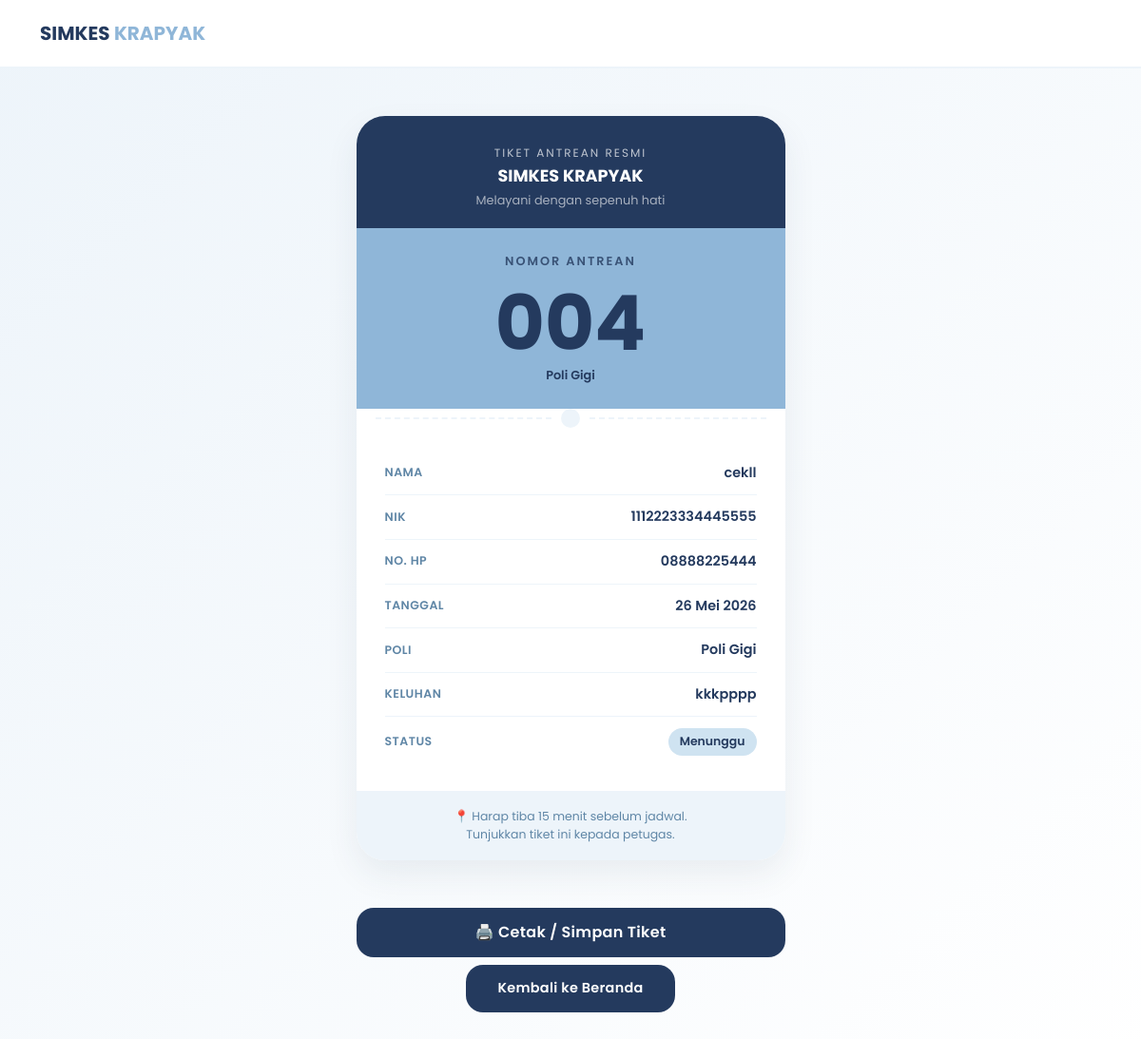
Page /tiket.php?nik=1112223334445555 on the committed database.
### tables this page shows
CREATE TABLE `booking` (
  `id_booking` int(11) NOT NULL,
  `nama` varchar(100) DEFAULT NULL,
  `nik` varchar(20) DEFAULT NULL,
  `no_hp` varchar(20) DEFAULT NULL,
  `tanggal` date DEFAULT NULL,
  `poli` varchar(50) DEFAULT NULL,
  `keluhan` text DEFAULT NULL,
  `nomor_antrian` int(11) DEFAULT NULL,
  `status` enum('menunggu','selesai') DEFAULT 'menunggu'
);

### tiket.php (the view, shortened to what this page needs)
<?php
include 'config/koneksi.php';
$nik = trim($_GET['nik']);
$stmt = mysqli_prepare($conn, "SELECT * FROM booking WHERE nik = ? ORDER BY id_booking DESC LIMIT 1");
if ($stmt) {
    mysqli_stmt_bind_param($stmt, 's', $nik);
    mysqli_stmt_execute($stmt);
    $result = mysqli_stmt_get_result($stmt);
    $data = mysqli_fetch_assoc($result);
} else {
    $data = false;
}
function formatTanggalIndonesia($tanggal)
{
    $bulan = [
        1 => 'Januari',
        2 => 'Februari',
        3 => 'Maret',
        4 => 'April',
        5 => 'Mei',
        6 => 'Juni',
        7 => 'Juli',
        8 => 'Agustus',
        9 => 'September',
        10 => 'Oktober',
        11 => 'November',
        12 => 'Desember',
    ];
    $ts = strtotime($tanggal);
    return date('d', $ts) . ' ' . $bulan[(int) date('n', $ts)] . ' ' . date('Y', $ts);
}
?>
<!DOCTYPE html>
<html lang="id">
<head>
    <link href="https://cdn.jsdelivr.net/npm/bootstrap@5.0.2/dist/css/bootstrap.min.css" rel="stylesheet">
</head>
<body>
<nav class="navbar navbar-expand-lg navbar-light custom-navbar no-print">
    <div class="container">
        <a class="navbar-brand" href="index.php">SIMKES <span style="color: var(--calm-ocean);">KRAPYAK</span></a>
    </div>
</nav>
<div class="container">
    <div class="row justify-content-center">
        <div class="col-md-6 col-lg-5">
            <div class="card-tiket">
                <div class="tiket-header">
                    <p class="label-kecil">Tiket Antrean Resmi</p>
                    <h5>SIMKES KRAPYAK</h5>
                    <p style="font-size:0.8rem; opacity:0.6; margin-top:5px; margin-bottom:0;">
                        Melayani dengan sepenuh hati
                    </p>
                </div>
                <div class="nomor-antrean-box">
                    <p class="label">Nomor Antrean</p>
                    <div class="angka"><?= str_pad($data['nomor_antrian'], 3, '0', STR_PAD_LEFT) ?></div>
                    <p style="font-size:0.8rem; color:var(--midnight-blue); margin:5px 0 0; font-weight:600;">
                        <?= htmlspecialchars($data['poli']) ?>
                    </p>
                </div>
                <div class="tiket-divider">
                    <div class="circle"></div>
                </div>
                <div class="tiket-body">
                    <div class="info-row">
                        <span class="info-label">Nama</span>
                        <span class="info-value"><?= htmlspecialchars($data['nama']) ?></span>
                    </div>
                    <div class="info-row">
                        <span class="info-label">NIK</span>
                        <span class="info-value"><?= htmlspecialchars($data['nik']) ?></span>
                    </div>
                    <div class="info-row">
                        <span class="info-label">No. HP</span>
                        <span class="info-value"><?= htmlspecialchars($data['no_hp']) ?></span>
                    </div>
                    <div class="info-row">
                        <span class="info-label">Tanggal</span>
                        <span class="info-value">
                            <?= formatTanggalIndonesia($data['tanggal']) ?>
                        </span>
                    </div>
                    <div class="info-row">
                        <span class="info-label">Poli</span>
                        <span class="info-value"><?= htmlspecialchars($data['poli']) ?></span>
                    </div>
                    <div class="info-row">
                        <span class="info-label">Keluhan</span>
                        <span class="info-value" style="max-width:180px;">
                            <?= htmlspecialchars($data['keluhan']) ?>
                        </span>
                    </div>
                    <div class="info-row">
                        <span class="info-label">Status</span>
                        <span class="badge-status"><?= htmlspecialchars($data['status']) ?></span>
                    </div>
                </div>
                <div class="tiket-footer">
                    📍 Harap tiba 15 menit sebelum jadwal. <br>
                    Tunjukkan tiket ini kepada petugas.
                </div>
            </div>
            <div class="d-flex flex-column align-items-center gap-2 mb-5 no-print">
                <button onclick="window.print()" class="btn-booking btn-full">
                    🖨️ Cetak / Simpan Tiket
                </button>
                <a href="index.php" class="btn-booking btn-back btn-half">
                    Kembali ke Beranda
                </a>
            </div>
        </div>
    </div>
</div>
</body>
</html>

### tiket.php (style rules this page uses)
:root { --cloud-blue: #EDF4FA; --powder-sky: #CFE3F1; --calm-ocean: #8FB6D8; --dusty-denim: #5F86A6; --midnight-blue: #243A5E; --white: #FFFFFF; }
body { font-family: 'Poppins', sans-serif; background: linear-gradient(135deg, var(--cloud-blue) 0%, var(--white) 100%); min-height: 100vh; color: var(--midnight-blue); }
.custom-navbar { background-color: var(--white) !important; padding: 15px 0; border-bottom: 2px solid var(--cloud-blue); }
.navbar-brand { color: var(--midnight-blue) !important; font-weight: 700; }
.card-tiket { border: none; border-radius: 30px; background: var(--white); box-shadow: 0 15px 35px rgba(36, 58, 94, 0.08); margin-top: 50px; margin-bottom: 50px; overflow: hidden; }
.tiket-header { background: var(--midnight-blue); color: var(--white); text-align: center; padding: 30px 20px 20px; }
.tiket-header .label-kecil { font-size: 0.75rem; letter-spacing: 2px; text-transform: uppercase; opacity: 0.7; margin-bottom: 5px; }
.tiket-header h5 { font-weight: 700; font-size: 1.1rem; margin: 0; }
.nomor-antrean-box { background: var(--calm-ocean); text-align: center; padding: 25px 20px; }
.nomor-antrean-box .label { font-size: 0.8rem; letter-spacing: 2px; text-transform: uppercase; color: var(--midnight-blue); font-weight: 600; opacity: 0.8; }
.nomor-antrean-box .angka { font-size: 5rem; font-weight: 700; color: var(--midnight-blue); line-height: 1; }
.tiket-divider { display: flex; align-items: center; padding: 0 20px; margin: 0; }
.tiket-divider::before, .tiket-divider::after { content: ''; flex: 1; border-top: 2px dashed var(--cloud-blue); }
.tiket-divider .circle { width: 20px; height: 20px; background: var(--cloud-blue); border-radius: 50%; margin: 0 10px; flex-shrink: 0; }
.tiket-body { padding: 25px 30px; }
.info-row { display: flex; justify-content: space-between; align-items: center; padding: 12px 0; border-bottom: 1px solid var(--cloud-blue); }
.info-row:last-child { border-bottom: none; }
.info-row .info-label { font-size: 0.78rem; color: var(--dusty-denim); font-weight: 600; text-transform: uppercase; letter-spacing: 0.5px; }
.info-row .info-value { font-size: 0.9rem; font-weight: 600; color: var(--midnight-blue); text-align: right; }
.badge-status { background-color: var(--powder-sky); color: var(--midnight-blue); font-size: 0.78rem; font-weight: 600; padding: 5px 12px; border-radius: 20px; text-transform: capitalize; }
.tiket-footer { background: var(--cloud-blue); text-align: center; padding: 18px 20px; font-size: 0.78rem; color: var(--dusty-denim); }
.btn-back { color: var(--dusty-denim); text-decoration: none; font-size: 0.9rem; display: inline-block; margin-bottom: 20px; transition: 0.3s; }
.btn-booking { background-color: var(--midnight-blue); color: var(--white) !important; font-weight: 600; border-radius: 18px; padding: 14px 24px; border: none; transition: all 0.3s ease; text-decoration: none; display: inline-block; text-align: center; letter-spacing: 0.02em; }
.btn-full { width: 100%; min-width: 260px; }
.btn-half { width: 50%; min-width: 140px; max-width: 220px; }

### rows in the picture
booking: nomor_antrian "004", poli "Poli Gigi", nama "cekll", nik "1112223334445555", no_hp "08888225444", tanggal "26 Mei 2026", keluhan "kkkpppp", status "Menunggu"
